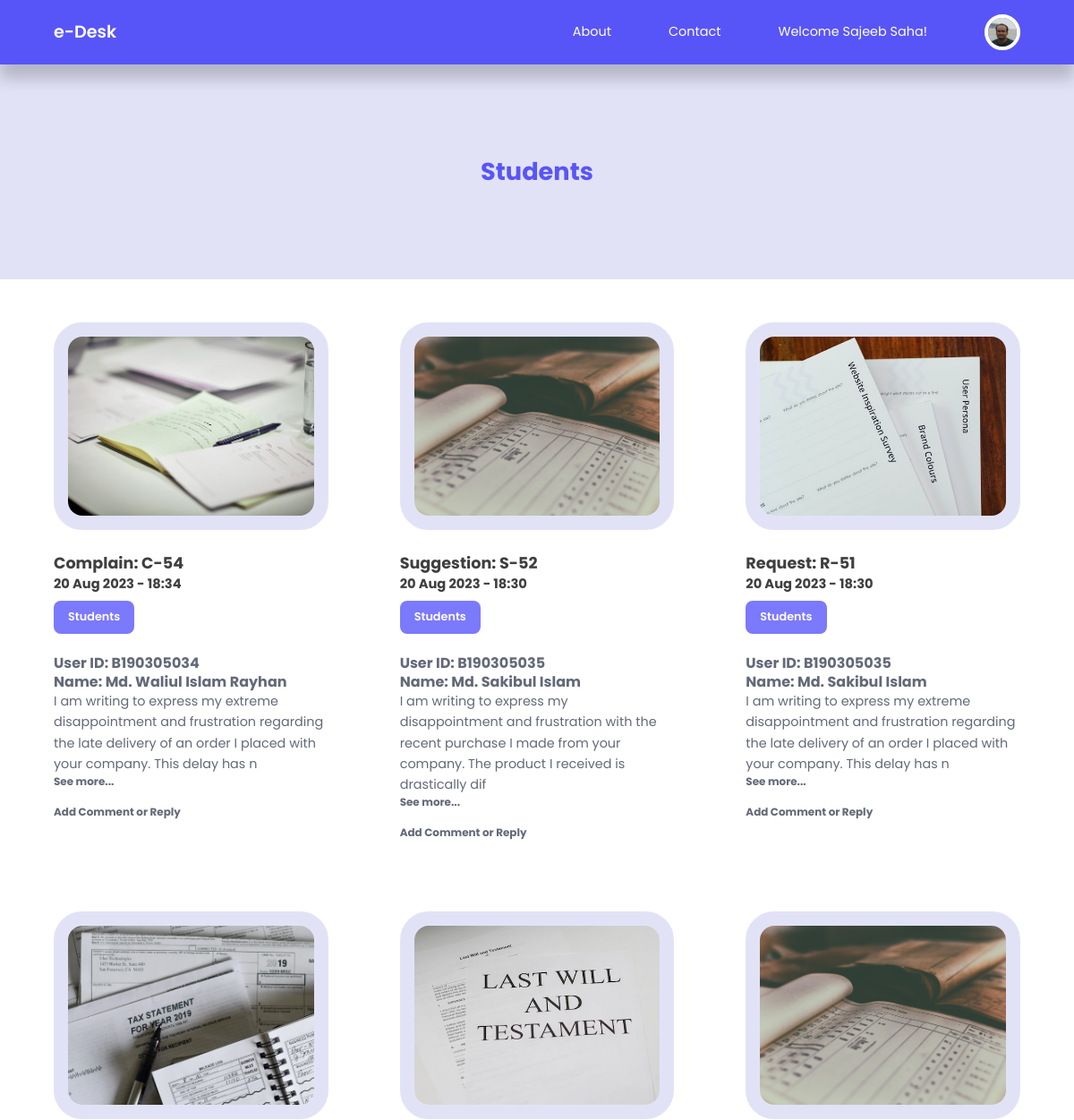
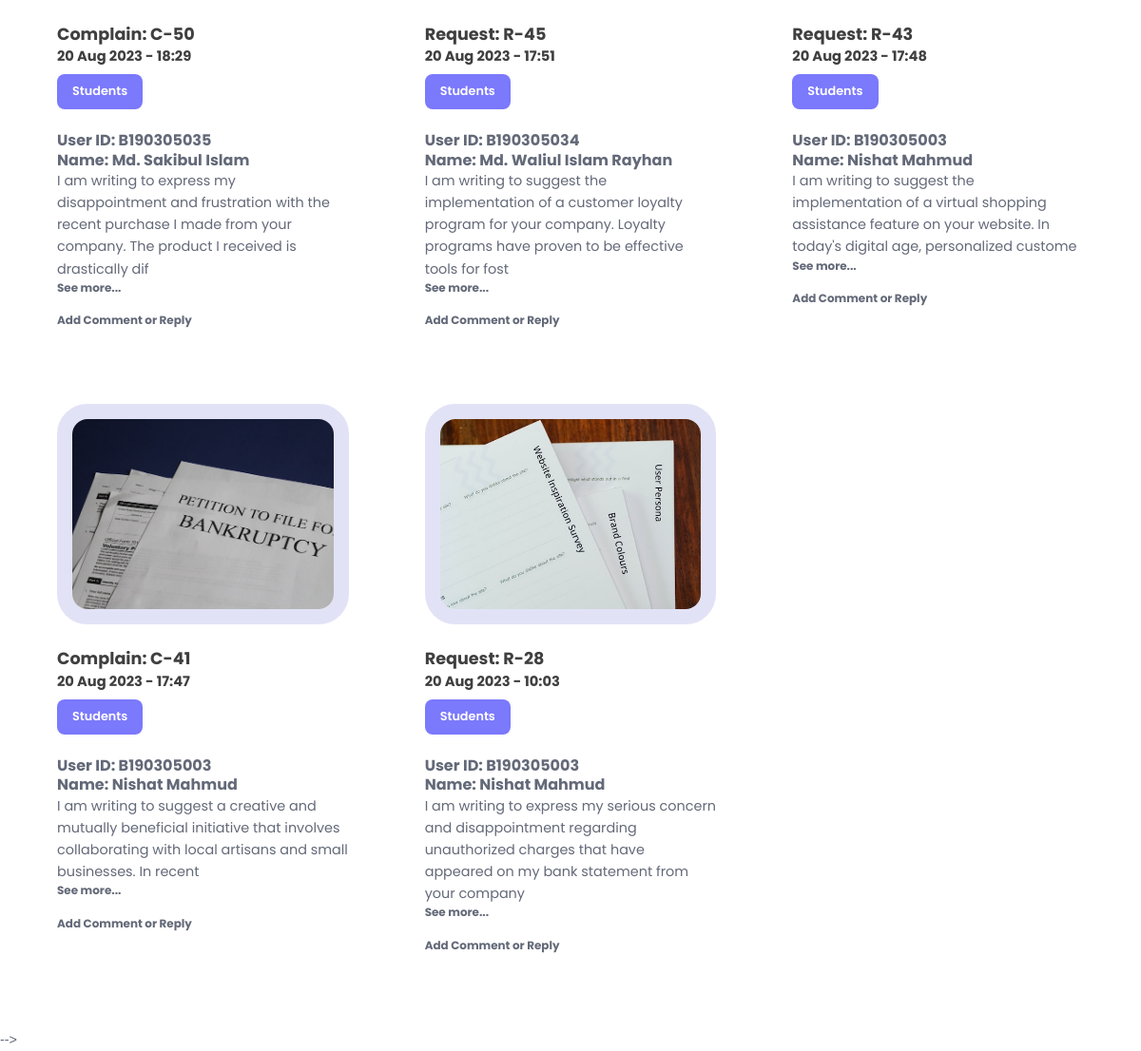
Screenshot of /admin/admin-catagory-post.php?id=13 with the database file from the repository (2 pictures, top to bottom).
### tables this page shows
CREATE TABLE `adminaddoffice` (
  `id` int(20) NOT NULL,
  `title` varchar(255) NOT NULL,
  `description` varchar(255) NOT NULL
);

CREATE TABLE `post` (
  `id` int(20) NOT NULL,
  `title` varchar(255) NOT NULL,
  `body` mediumtext NOT NULL,
  `picture` varchar(255) NOT NULL,
  `office_id` int(20) NOT NULL,
  `author_id` int(20) NOT NULL,
  `user_id` int(20) NOT NULL,
  `type` varchar(255) NOT NULL,
  `post_type` varchar(255) NOT NULL,
  `date_time` timestamp NOT NULL DEFAULT current_timestamp(),
  `status` varchar(255) NOT NULL,
  `comment` varchar(255) NOT NULL
);

CREATE TABLE `usermanagement` (
  `id` int(10) NOT NULL,
  `firstname` varchar(255) NOT NULL,
  `lastname` varchar(255) NOT NULL,
  `userid` varchar(255) NOT NULL,
  `email` varchar(255) NOT NULL,
  `password` varchar(255) NOT NULL,
  `picture` varchar(255) NOT NULL,
  `stat` varchar(255) NOT NULL,
  `admin-status` varchar(255) NOT NULL
);

### admin/admin-catagory-post.php (the view, shortened to what this page needs)
<?php
include 'partials/header.php';
if (isset($_GET['id'])) {
    $id = filter_var($_GET['id'], FILTER_SANITIZE_NUMBER_INT);
    $query = "SELECT * FROM post WHERE office_id=$id ORDER BY date_time DESC";
    $posts = mysqli_query($connection, $query);
} else {
    header('location: ' . ROOT_URL . 'admin/admin-catagory-post.php');
    die();
}
?>
<header class="category__title">
    <h2>
        <?php
        $category_query = "SELECT * FROM adminaddoffice WHERE id=$id";
        $category_result = mysqli_query($connection, $category_query);
        $category = mysqli_fetch_assoc($category_result);
        echo $category['title'];
        ?>
    </h2>
</header>
<?php if (mysqli_num_rows($posts) > 0) : ?>
    <section class="posts">
        <div class="container posts__container">
            <?php while ($post = mysqli_fetch_assoc($posts)) : ?>
                <article class="post">
                    <div class="post__thumbnail">
                        <img src="<?= ROOT_URL . 'images/' . $post['picture'] ?>" width="400" height="200">
                    </div>
                    <div class="post__info">
                        <?php
                        $category_id = $post['office_id'];
                        $category_query = "SELECT * FROM adminaddoffice WHERE id=$category_id";
                        $category_result = mysqli_query($connection, $category_query);
                        $category = mysqli_fetch_assoc($category_result);
                        ?>
                        <h3>
                            <?= $post['type'] ?><?= $post['id'] ?>
                            <small>
                                <?= date("d M Y - H:i", strtotime($post['date_time'])) ?>
                            </small>
                        </h3>
                        <a href="<?= ROOT_URL ?>admin/admin-catagory-post.php?id=<?= $post['office_id'] ?>" class="category__button"><?= $category['title'] ?></a>
                        <p class="post__body">
                            <?php if ($post['author_id']) : ?>
                        <h4>
                            <?= $post['title'] ?>
                        </h4>
                        <?php $len = strlen($post['body']); ?>
                        <?php if ($len < 150) : ?>
                            <a href="<?= ROOT_URL ?>admin/details-post.php?id=<?= $post['id'] ?>"><?= $post['body'] ?></a>
                        <?php else : ?>
                            <?= substr($post['body'], 0, 150) ?>
                            <h5>
                                <a href="<?= ROOT_URL ?>admin/details-post.php?id=<?= $post['id'] ?>">See more...</a>
                            </h5>
                        <?php endif ?>
                        </p>
                        <div class="post__author">
                            <div class="post__author-info">
                                <h5><a href="<?= ROOT_URL ?>admin/details-post.php?id=<?= $post['id'] ?>">Add Comment or Reply</a></h5>
                            </div>
                        </div>
                    </div>
                <?php else : ?>
                    <?php
                                $user_id = $post['user_id'];
                                $user_query = "SELECT * FROM usermanagement WHERE id=$user_id";
                                $user_result = mysqli_query($connection, $user_query);
                                $user = mysqli_fetch_assoc($user_result);
                    ?>
                    <h4>
                        User ID: <?= $user['userid'] ?>
                    </h4>
                    <h4>
                        Name: <?= $user['firstname'] ?> <?= $user['lastname'] ?>
                    </h4>
                    <?php $len = strlen($post['body']); ?>
                    <?php if ($len < 150) : ?>
                        <a href="<?= ROOT_URL ?>admin/details-post.php?id=<?= $post['id'] ?>"><?= $post['body'] ?></a>
                    <?php else : ?>
                        <?= substr($post['body'], 0, 150) ?>
                        <h5>
                            <a href="<?= ROOT_URL ?>admin/details-post.php?id=<?= $post['id'] ?>">See more...</a>
                        </h5>
                    <?php endif ?>
                    </p>
                    <div class="post__author">
                        <div class="post__author-info">
                            <h5><a href="<?= ROOT_URL ?>admin/details-post.php?id=<?= $post['id'] ?>">Add Comment or Reply</a></h5>
                        </div>
                    </div>
        </div>
    <?php endif ?>
    </article>
<?php endwhile ?>
</div>
    </section>
<?php else : ?>
    <div class="alert__message error lg">
        <p>No post found for this category</p>
    </div>
<?php endif ?>
<!-- <?php
        include 'partials/footer.php';
        ?> -->

### css/style.css (style rules this page uses)
:root { --color-primary: #5855f8; --color-primary-light: #9BA4B5; --color-primary-variant: #5854c7; --color-red: #da0f3f; --color-red-light: hsl(346, 87%, 46%, 15%); --color-green: #00c476; --color-green-light: hsl(156, 100%, 38%, 15%); --color-gray-900: #e2e2f7; --color-gray-700: #ffffff; --color-gray-300: rgba(242, 242, 254, 0.3); --color-gray-200: rgba(33, 42, 62, 0.7); --color-white: #ffffff; --color-bg: #fff; --transition: all 300ms ease; --container-width-lg: 74%; --container-width-md: 88%; --form-width: 40%; --card-border-radius-1: 0.3rem; --card-border-radius-2: 0.5rem; --card-border-radius-3: 0.8rem; --card-border-radius-4: 2rem; --card-border-radius-5: 5rem; }
* { margin: 0; padding: 0; outline: 0; border: 0; appearance: 0; list-style: none; text-decoration: none; box-sizing: border-box; font-family: 'Poppins', sans-serif; }
body { font-family: Arial, sans-serif; margin: 0; padding: 0; }
header { background-color: #f9f5eb; padding: 20px; }
body { line-height: 1.6; color: var(--color-gray-200); overflow-x: hidden; background: var(--color-bg); font-size: 0.9rem; }
.container { width: 90%; max-width: 1800px; margin-inline: auto; }
section { margin-top: 3rem; width: 100vw; }
h2 { font-size: 1.7rem; margin: 1rem 0; color: var(--color-primary); line-height: 1.3; }
h3 { font-size: 1.1rem; margin: 0.8rem 0 0.5rem; color: #403f3f; line-height: 1.3; }
h4 { font-size: 1rem; color: var(--color-gray-200); line-height: 1.3; }
h5 { line-height: 1.3; }
a { color: var(--color-gray-200); transition: var(--transition); }
img { display: block; width: 100%; object-fit: cover; }
.category__button { background: #7b79fc; color: var(--color-bg); display: inline-block; padding: 0.5rem 1rem; border-radius: var(--card-border-radius-2); font-weight: 600; font-size: 0.8rem; text-align: center; }
.post__thumbnail { border-radius: var(--card-border-radius-4); border: 1rem solid var(--color-gray-900); overflow: hidden; margin-bottom: 1.6rem; }
.post__author { display: flex; gap: 1rem; margin-top: 1.2rem; }
.posts__container { display: grid; grid-template-columns: repeat(3, 1fr); gap: 5rem; margin-bottom: 5rem; }
.category__title { height: 15rem; margin-top: 4.5rem; background: var(--color-gray-900); display: grid; place-items: center; }

### rows the page displays
adminaddoffice: title "Students"
post: picture (picture), type "Complain: C-", id "54", date_time "20 Aug 2023 - 18:34", adminaddoffice.title "Students", usermanagement.userid "B190305034", usermanagement.firstname "Md. Waliul Islam", usermanagement.lastname "Rayhan", body "I am writing to express my extreme disappointment and frustration regarding the late delivery of an order I placed with your company. This delay has n"
post: picture (picture), type "Suggestion: S-", id "52", date_time "20 Aug 2023 - 18:30", adminaddoffice.title "Students", usermanagement.userid "B190305035", usermanagement.firstname "Md. Sakibul", usermanagement.lastname "Islam", body "I am writing to express my disappointment and frustration with the recent purchase I made from your company. The product I received is drastically dif"
post: picture (picture), type "Request: R-", id "51", date_time "20 Aug 2023 - 18:30", adminaddoffice.title "Students", usermanagement.userid "B190305035", usermanagement.firstname "Md. Sakibul", usermanagement.lastname "Islam", body "I am writing to express my extreme disappointment and frustration regarding the late delivery of an order I placed with your company. This delay has n"
post: picture (picture), type "Complain: C-", id "50", date_time "20 Aug 2023 - 18:29", adminaddoffice.title "Students", usermanagement.userid "B190305035", usermanagement.firstname "Md. Sakibul", usermanagement.lastname "Islam", body "I am writing to express my disappointment and frustration with the recent purchase I made from your company. The product I received is drastically dif"
post: picture (picture), type "Request: R-", id "45", date_time "20 Aug 2023 - 17:51", adminaddoffice.title "Students", usermanagement.userid "B190305034", usermanagement.firstname "Md. Waliul Islam", usermanagement.lastname "Rayhan", body "I am writing to suggest the implementation of a customer loyalty program for your company. Loyalty programs have proven to be effective tools for fost"
post: picture (picture), type "Request: R-", id "43", date_time "20 Aug 2023 - 17:48", adminaddoffice.title "Students", usermanagement.userid "B190305003", usermanagement.firstname "Nishat", usermanagement.lastname "Mahmud", body "I am writing to suggest the implementation of a virtual shopping assistance feature on your website. In today's digital age, personalized custome"
post: picture (picture), type "Complain: C-", id "41", date_time "20 Aug 2023 - 17:47", adminaddoffice.title "Students", usermanagement.userid "B190305003", usermanagement.firstname "Nishat", usermanagement.lastname "Mahmud", body "I am writing to suggest a creative and mutually beneficial initiative that involves collaborating with local artisans and small businesses. In recent"
post: picture (picture), type "Request: R-", id "28", date_time "20 Aug 2023 - 10:03", adminaddoffice.title "Students", usermanagement.userid "B190305003", usermanagement.firstname "Nishat", usermanagement.lastname "Mahmud", body "I am writing to express my serious concern and disappointment regarding unauthorized charges that have appeared on my bank statement from your company"
